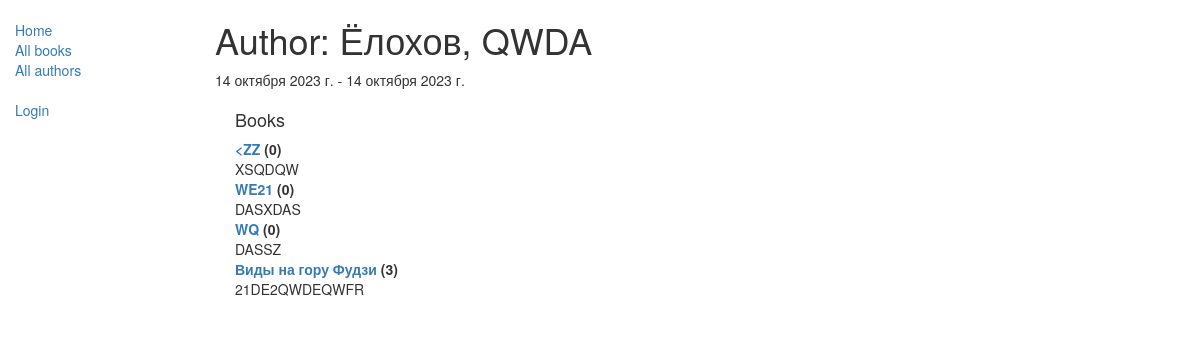
Page /catalog/author/2 on the earlier database version.
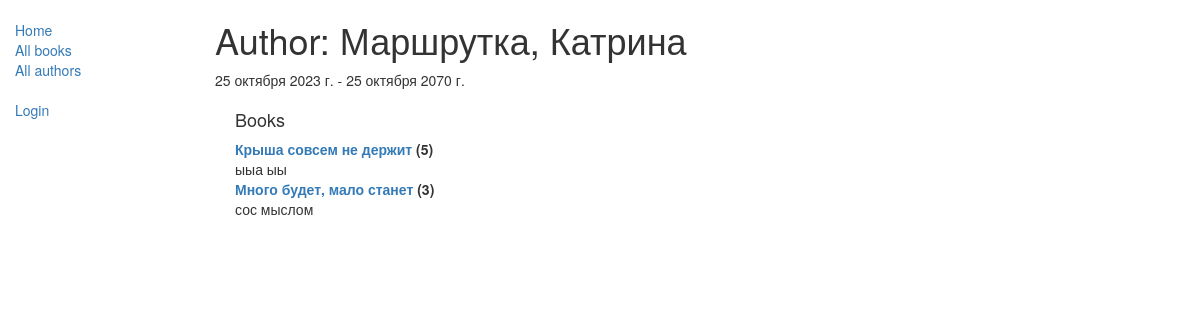
Same page on the later database version.
### catalog/models.py (models this page shows, shortened)
class Author(models.Model):
    first_name = models.CharField(max_length=100)
    last_name = models.CharField(max_length=100)
    date_of_birth = models.DateField(null=True, blank=True)
    date_of_death = models.DateField('died', null=True, blank=True)
    class Meta:
        ordering = ['last_name', 'first_name']
    def __str__(self):
        return '{0}, {1}'.format(self.last_name, self.first_name)

class Book(models.Model):
    title = models.CharField(max_length=200)
    author = models.ForeignKey('Author', on_delete=models.SET_NULL, null=True)
    summary = models.TextField(max_length=1000, help_text="Enter a brief description of the book")
    isbn = models.CharField('ISBN', max_length=13,
                            unique=True,
                            help_text='13 Character <a href="https://www.isbn-international.org/content/what-isbn'
                                      '">ISBN number</a>')
    genre = models.ManyToManyField(Genre, help_text="Select a genre for this book")
    language = models.ForeignKey('Language', on_delete=models.SET_NULL, null=True)
    class Meta:
        ordering = ['title', 'author']
    def display_genre(self):
        return ', '.join([genre.name for genre in self.genre.all()[:3]])
    display_genre.short_description = 'Genre'
    def __str__(self):
        return self.title

### catalog/views.py (the view)
class AuthorDetailView(generic.DetailView):
    model = Author

### catalog/templates/catalog/author_detail.html
{% extends "base_generic.html" %}
{% block content %}
<h1>Author: {{ author }} </h1>
<p>{{author.date_of_birth}} - {% if author.date_of_death %}{{author.date_of_death}}{% endif %}</p>
<div style="margin-left:20px;margin-top:20px">
<h4>Books</h4>
<dl>
{% for book in author.book_set.all %}
  <dt><a href="{% url 'book-detail' book.pk %}">{{book}}</a> ({{book.bookinstance_set.all.count}})</dt>
  <dd>{{book.summary}}</dd>
{% endfor %}
</dl>
</div>
{% endblock %}

Differences in the rows shown:
removed Book: title "<ZZ", bookinstance_set.all.count "0", summary "XSQDQW"
removed Book: title "WE21", bookinstance_set.all.count "0", summary "DASXDAS"
removed Book: title "WQ", bookinstance_set.all.count "0", summary "DASSZ"
removed Book: title "Виды на гору Фудзи", bookinstance_set.all.count "3", summary "21DE2QWDEQWFR"
changed Author: last_name+first_name "Ёлохов, QWDA" → "Маршрутка, Катрина"; date_of_birth "14 октября 2023 г." → "25 октября 2023 г."; date_of_death "14 октября 2023 г." → "25 октября 2070 г."
now on this page (row edited): Book: title "Крыша совсем не держит", bookinstance_set.all.count "5", summary "ыыа ыы"
now on this page (row edited): Book: title "Много будет, мало станет", bookinstance_set.all.count "3", summary "сос мыслом"
